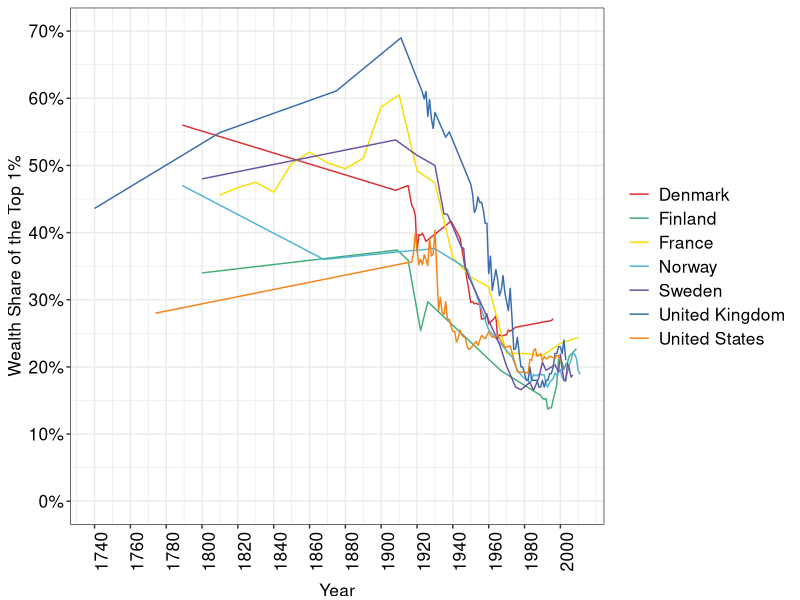
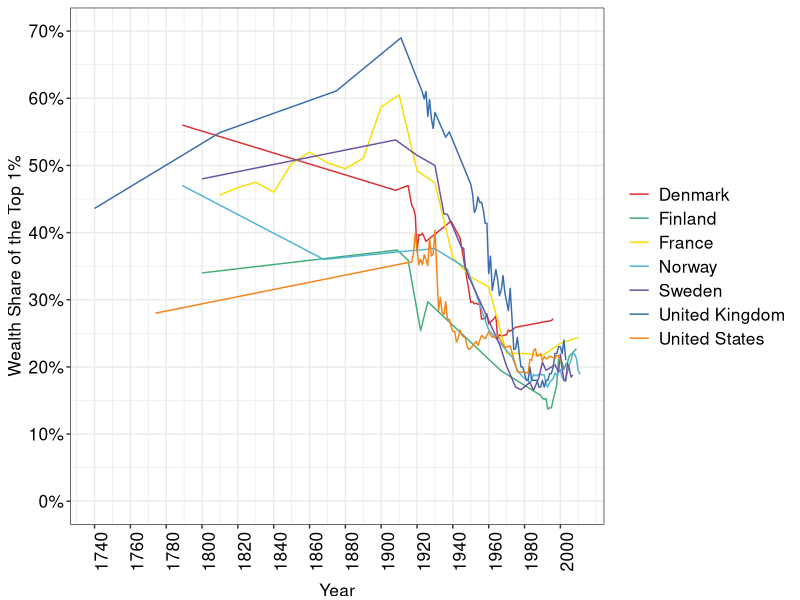

Write R code to recreate these figures, in order.
require(shape)
library(tidyverse)
library(lubridate)
library(openxlsx)
library(readxl)

wealth_share <- read_excel("capitalism/top_1percent_wealth_share.xlsx")

COL <- c("#7fc97f", "#beaed4", "#fdc086", "#ffff99", "#386cb0", "#f0027f", "#bf5b17", "#666666")
COLA <- c("#e0f3db", "#99d8c9","#66c2a4","#41ae76", "#238b45", "#005824", "#f0027f")
COLB <- c("#c6dbef", "#4eb3d3", "#2b8cbe", "#0868ac","#084081", "#9e9ac8","#f0027f")
COLC <- c("#fcfbfd", "#efedf5", "#dadaeb", "#bcbddc", "#9e9ac8", "#807dba", "#6a51a3", "#54278f", "#3f007d")
COLD <- c("#DA3030","#41ae76","#F7DE04", "#4eb3d3","#6a51a3","#386cb0","#F48318","#41ae76","#6a51a3", "#DA3030")

#Cleaning the wealth share data. Source: CORE
wealth_share_gathered <- wealth_share %>% 
  gather(Country, Wealth_share, c("Denmark", "Finland", "France", "Norway", "Sweden", "United Kingdom", "United States") )

wealth_share1 <- wealth_share_gathered[-c(1, 69, 137, 205, 273, 341, 409), ] 

wealth_share2 <- wealth_share1 %>%
  mutate(Year = ifelse(Country == "Denmark", ...1, ifelse(Country == "Finland", ...3, ifelse(Country == "France", ...5, ifelse(Country == "Norway", ...7, ifelse(Country == "Sweden", ...9, ifelse(Country == "United Kingdom", ...11, ifelse(Country == "United States", ...13, NA))))))))

wealth_share2$Wealth_share = as.numeric(as.character(wealth_share2$Wealth_share))

wealth_share3 <- wealth_share2 %>%
  select(-c("...1", "...3", "...5", "...7", "...9", "...11", "...13")) %>%
  filter(!is.na(Year)) %>%
  mutate(wealth_share = (Wealth_share)/100)

#Plotting the data 
wealth_share_plot <- ggplot(wealth_share3, aes(x = Year, y = wealth_share, group = Country, color = Country)) +
  geom_line() +
  #geom_line(aes(linetype = Country)) + #if we differentiate the lines without color
  ylab("Wealth Share of the Top 1%") + 
  scale_y_continuous(breaks = seq(0, 0.7, by = 0.1), labels = scales::percent_format(accuracy = 1), limits = c(0,0.7)) +
  scale_x_continuous(breaks = seq(1740, 2010, by = 20)) +
  theme_bw() + 
  theme(legend.position="right", 
        legend.title=element_blank(), 
        axis.title.y = element_text(size = 12.5, vjust = 1),
        legend.text=element_text(size=12.5),
        axis.text.x = element_text(size = 12.5, angle = 90, color = "black"),
        axis.text.y = element_text(size = 12.5, color = "black"),  
        axis.title.x = element_text(size = 12.5, vjust = -1)) +
  scale_color_manual(values = COLD)
  


print(wealth_share_plot)

#Save plot to PDF
ggsave(wealth_share_plot, filename = "wealth_share_top_1percent.pdf", 
       path = "capitalism",
       width = 9, height = 7, units = "in")


dev.off()
